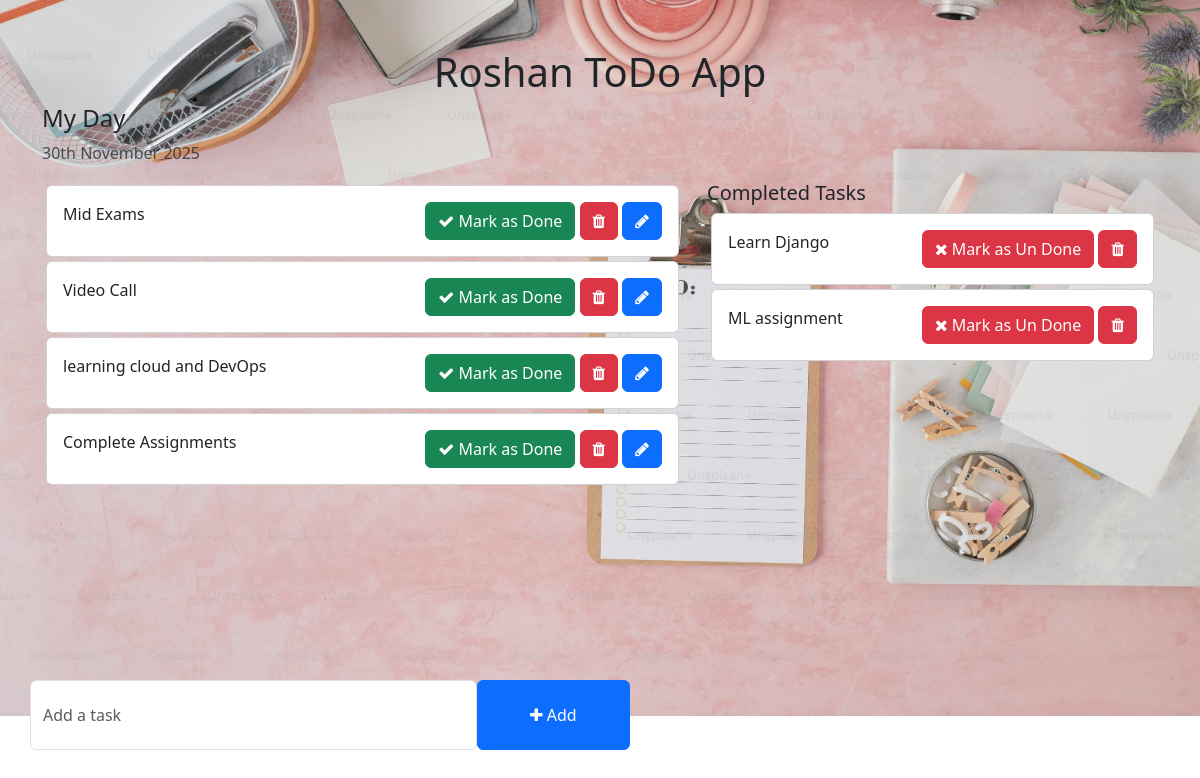
The app's page /, older data.
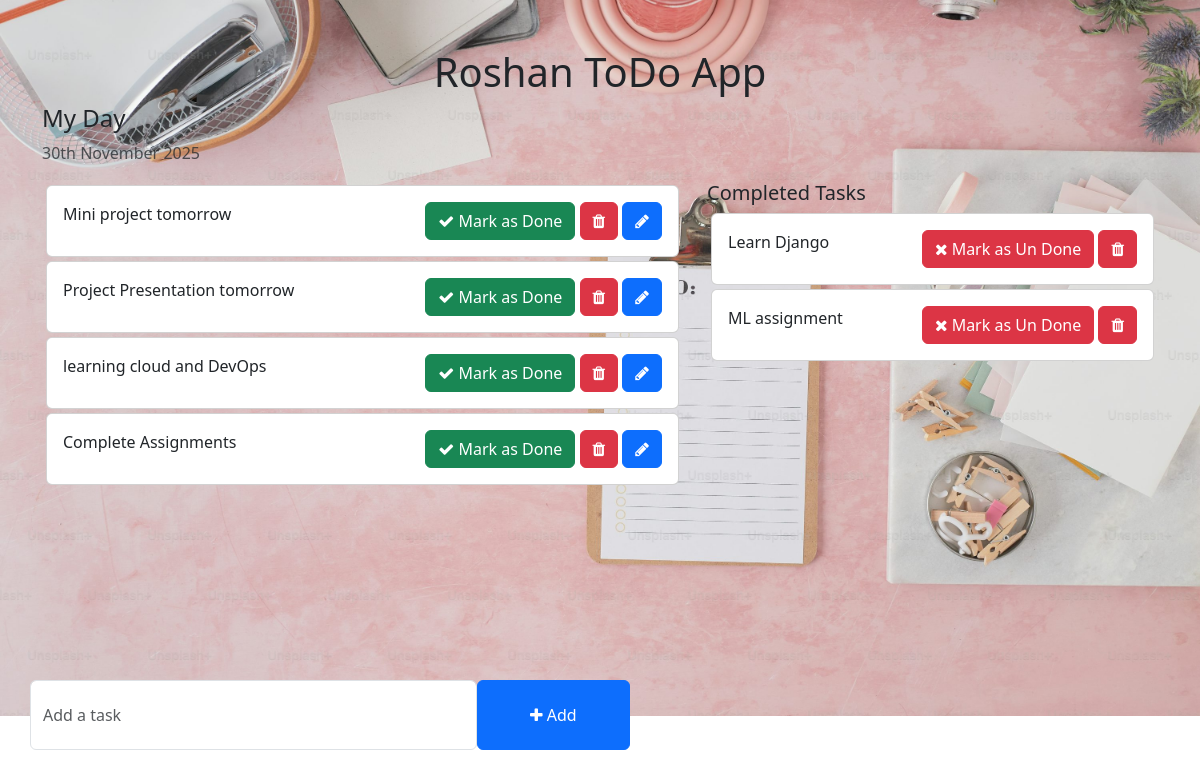
The same page, newer data.
### todo/models.py (models this page shows, shortened)
class Task(models.Model):
    task = models.CharField(max_length=200)
    is_completed = models.BooleanField(default=False)
    created_at = models.DateTimeField(auto_now_add=True)
    updated_at = models.DateTimeField(auto_now=True)

### todo_main/views.py (the view)
# urls.py: 2. Add a URL to urlpatterns:  path('', views.home, name='home')
def home(request):
    tasks = Task.objects.filter(is_completed = False).order_by('-updated_at')
    completed_tasks = Task.objects.filter(is_completed = True)
    context = {
        'tasks': tasks,
        'completed_tasks': completed_tasks,
    }
    return render(request, 'home.html', context)

### templates/home.html (shortened to what this page needs)
{% load static %}
<!DOCTYPE html>
<html lang="en">
<head>
    <link href="https://cdn.jsdelivr.net/npm/bootstrap@5.3.0-alpha1/dist/css/bootstrap.min.css" rel="stylesheet">
    <link rel="stylesheet" href="https://cdnjs.cloudflare.com/ajax/libs/font-awesome/4.7.0/css/font-awesome.min.css">
    <link rel="stylesheet" href="{% static 'css/style.css' %}">
</head>
<body class="bg-img">
    <div class="container">
        <h1 class="pt-5 text-center">Roshan ToDo App</h1>
        <div class="row">
            <h4>My Day</h4>
            <p class="text-muted">{% now "jS F Y" %}</p>
            <div class="col-md-7 col-lg-7" style="height: 450px; overflow: scroll;">
                 {% for task in tasks %}
                <div class="card m-1">
                    <div class="card-body">
                        {{ task.task }}
                        <span style="position: relative; float: right;">
                            <a href="{% url 'mark_as_done' task.pk %}" class="btn btn-success"><i class="fa fa-check"></i> Mark as Done</a>
                            <a href="{% url 'delete_task' task.pk %}" class="btn btn-danger"><i class="fa fa-trash"></i></a>
                            <a href="{% url 'edit_task' task.pk %}" class="btn btn-primary"><i class="fa fa-pencil"></i></a>
                        </span>
                    </div>
                </div>
                {% endfor %}
            </div>
            <div class="col-md-5 col-lg-5">
                <h5>Completed Tasks</h5>
                 {% for task in completed_tasks %}
                <div class="card m-1">
                    <div class="card-body">
                        {{ task.task }}
                        <span style="position: relative; float: right;">
                            <a href="{% url 'mark_as_un_done' task.pk %}" class="btn btn-danger"><i class="fa fa-times"></i> Mark as Un Done</a>
                            <a href="{% url 'delete_task' task.pk %}" class="btn btn-danger"><i class="fa fa-trash"></i></a>
                        </span>
                    </div>
                </div>
                {% endfor %}
            </div>
        </div>
        <div class="row">
            <div class="col-md-6 col-lg-6 p-0" style="position: absolute; bottom: 50px;">
                <form action="{% url 'addTask' %}" method="POST" >
                    <div class="form-group">
                        <span style="display: flex;">
                            <input type="text" name="task" class="form-control" placeholder="Add a task">
                            <button class="btn btn-primary" type="submit" style="width: 200px;"><i class="fa fa-plus"></i> Add</button>
                        </span>
                    </div>
                </form>
            </div>
        </div>
    </div>
</body>
</html>

### static/css/style.css (style rules this page uses)
.bg-img { background-image: url('/static/images/premium_photo-1683309563255-fef9e541cdec.jpg'); background-size: cover; background-repeat: no-repeat; background-position: center; }

### templates/home.html (style rules this page uses)
.form-control { padding: 1.375rem .75rem !important; }

Row changes from the older to the newer data that the page shows:
removed Task: task "Mid Exams", shown under "My Day"
removed Task: task "Video Call", shown under "My Day"
added Task: task "Mini project tomorrow", shown under "My Day"
added Task: task "Project Presentation tomorrow", shown under "My Day"
